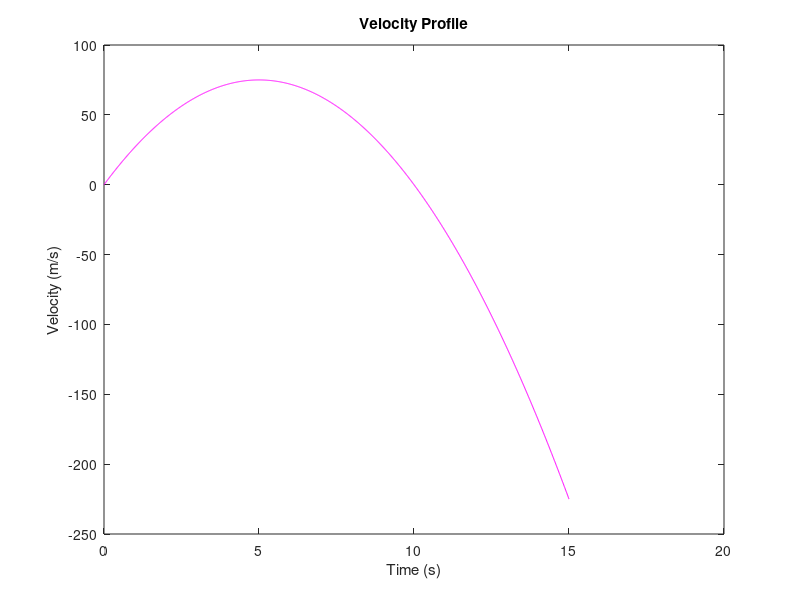

This figure's MATLAB source: (Note: this script raises an error after producing the figure.)
%{
    Michael Kyzar
    ITP 168, Spring 2016
    Lab 20 
    kyzar@usc.edu

    Revision History
Date        Changes         Programmer
----------------------------------------
11/09/2016  First Draft     Michael Kyzar
%}
clear; clc;

v_t= @(t) -3*t.^2+30.*t;
time=0:.01:.01;
vel= [v_t(time(1)),v_t(time(2))];
area=trapz(time,vel);
n=2;
while area>0
    time=[time,time(n)+0.01];
    n=n+1;
    vel=[vel,v_t(time(n))];
    area=trapz(time,vel);
end
plot(time, vel,'m-')
title('Velocity Profile')
xlabel('Time (s)')
ylabel('Velocity (m/s)')
ax = gca;
ax.XAxisLocation = 'origin'; %Changed Axis Location to better reflect illustration of volume. 